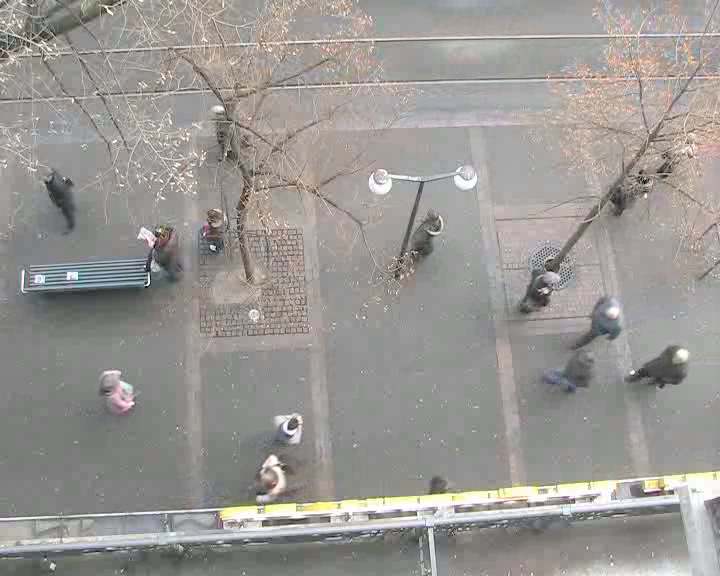
#> input picture hotel404.png, 720 x 576 px
$ python hotel_extrapolate_min_speed.py
#> lines starting #> are read from the running program, lines starting #| are printed output that depends on the picture
import numpy as np
import matplotlib.pyplot as plt


xSpeed01 = np.asarray([96,  97,  99, 102, 104, 106, 108, 110])
ySpeed01 = np.asarray([378, 385, 391, 395, 399, 402, 405, 407])

xSpeed02 = np.asarray([44, 44, 46, 47, 48, 49, 51, 52])
ySpeed02 = np.asarray([371, 378, 383, 387, 391, 394, 396, 398])

xSpeed03 = np.asarray([157, 158, 159, 160, 162, 163, 165, 166])
ySpeed03 = np.asarray([283, 289, 294, 298, 302, 305, 307, 309])

xSpeed04 = np.asarray([389, 368, 350, 332, 316, 299, 284, 269])
ySpeed04 = np.asarray([379, 389, 399, 408, 418, 427, 436, 446])

xSpeed05 = np.asarray([379, 400, 419, 436, 453, 468, 482, 495])
ySpeed05 = np.asarray([350, 345, 340, 336, 332, 328, 323, 319])

xSpeedGT01 = np.asarray([440, 440, 440, 440, 440, 440, 439, 434, 427, 427, 418, 420])
ySpeedGT01 = np.asarray([215, 215, 215, 215, 215, 215, 215, 212, 206, 206, 188, 185])

xSpeedGT02 = np.asarray([516, 490, 467, 444, 419, 395, 374, 352, 330, 306, 280, 251])
ySpeedGT02 = np.asarray([359, 357, 359, 362, 363, 369, 376, 380, 384, 390, 391, 390])

xSpeedGT03 = np.asarray([544, 523, 495, 473, 452, 420, 399, 379, 357, 334, 310, 284])
ySpeedGT03 = np.asarray([323, 326, 323, 329, 337, 336, 340, 352, 354, 356, 365, 359])


plt.plot(xSpeed01, ySpeed01, zorder=1, linewidth=3, linestyle='--', color='red', label='0.6')
plt.plot(xSpeed02, ySpeed02, zorder=1, linewidth=3, linestyle='--', color='red')
plt.plot(xSpeed03, ySpeed03, zorder=1, linewidth=3, linestyle='--', color='red')
plt.plot(xSpeed04, ySpeed04, zorder=1, linewidth=3, linestyle='--', color='red')
plt.plot(xSpeed05, ySpeed05, zorder=1, linewidth=3, linestyle='--', color='red')

# [14 lines of commented-out code are left out]
plt.xticks([])
plt.yticks([])
ext = [0, 576, 0.00, 720]
img = plt.imread("../hotel404.png")
#> img is the input picture: shape (576, 720, 3) float32; mean R, G, B 0.605, 0.593, 0.581
plt.imshow(img, zorder=0)
plt.show()
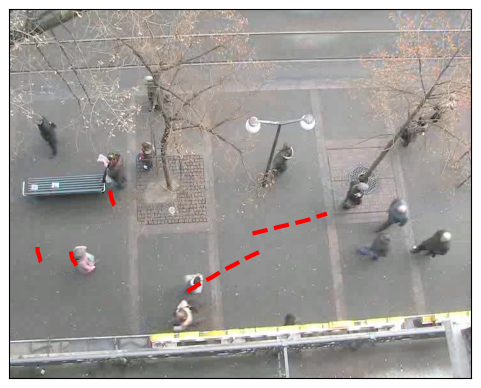
#> figure drawn by matplotlib, 1 panel

$ run again, with hotel0.png copied over hotel404.png
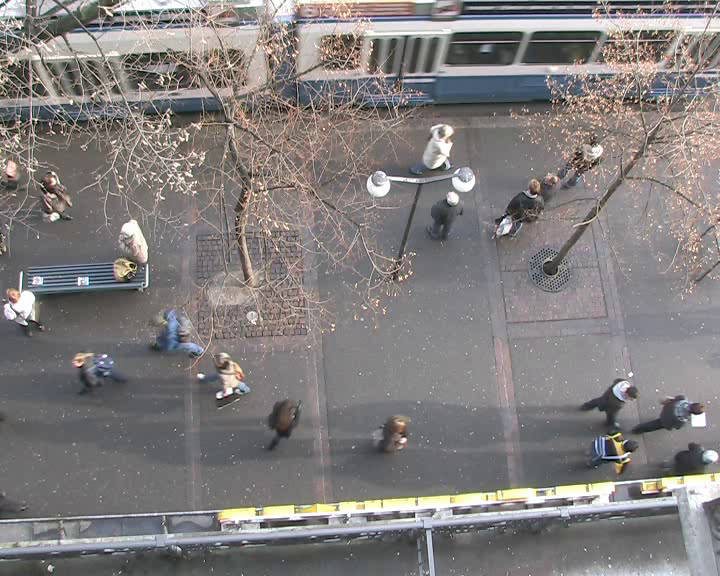
#> input picture hotel0.png, 720 x 576 px
#> img is the input picture: shape (576, 720, 3) float32; mean R, G, B 0.508, 0.492, 0.491
#> `plt.show()`:
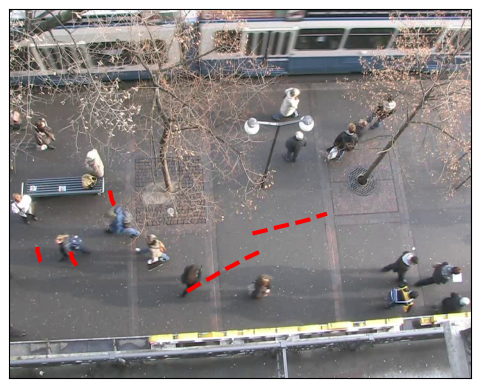
#> figure drawn by matplotlib, 1 panel

$ run again, with hotel11.png copied over hotel404.png
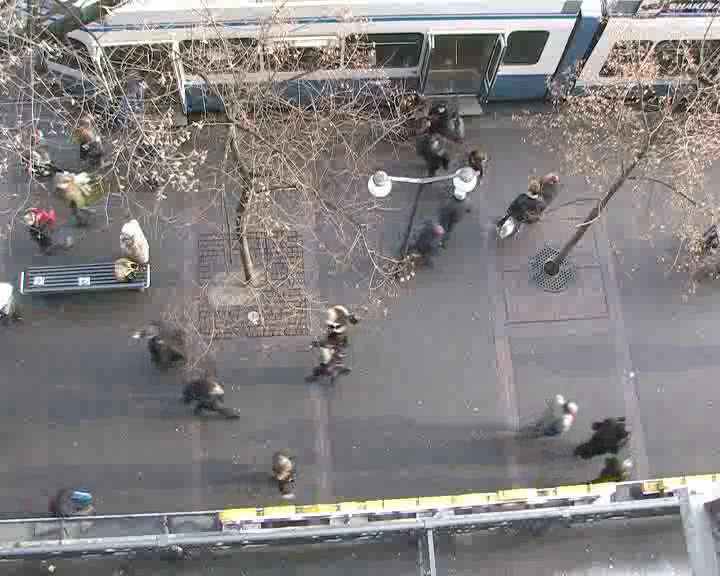
#> input picture hotel11.png, 720 x 576 px
#> img is the input picture: shape (576, 720, 3) float32; mean R, G, B 0.518, 0.506, 0.505
#> `plt.show()`:
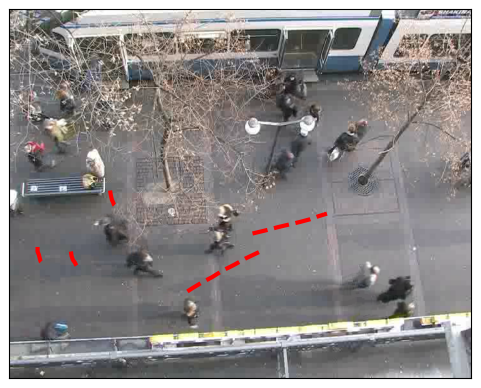
#> figure drawn by matplotlib, 1 panel

$ run again, with hotel115.png copied over hotel404.png
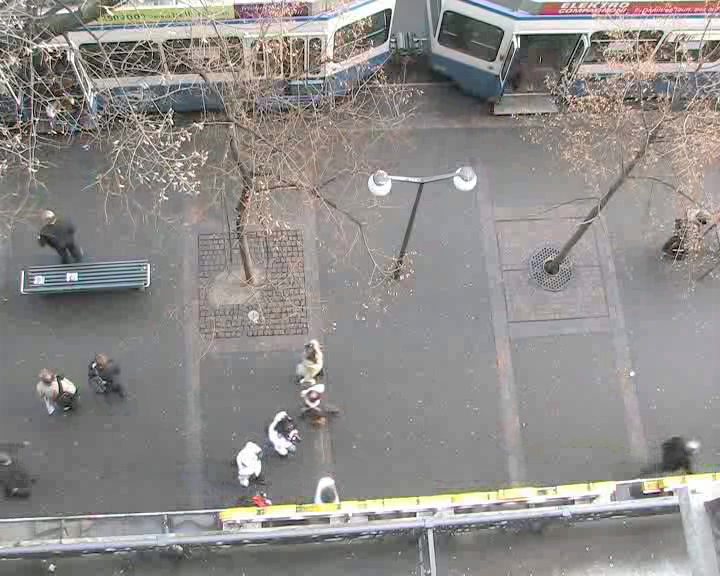
#> input picture hotel115.png, 720 x 576 px
#> img is the input picture: shape (576, 720, 3) float32; mean R, G, B 0.563, 0.551, 0.543
#> `plt.show()`:
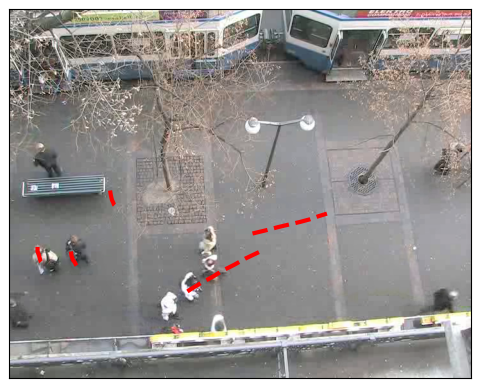
#> figure drawn by matplotlib, 1 panel
